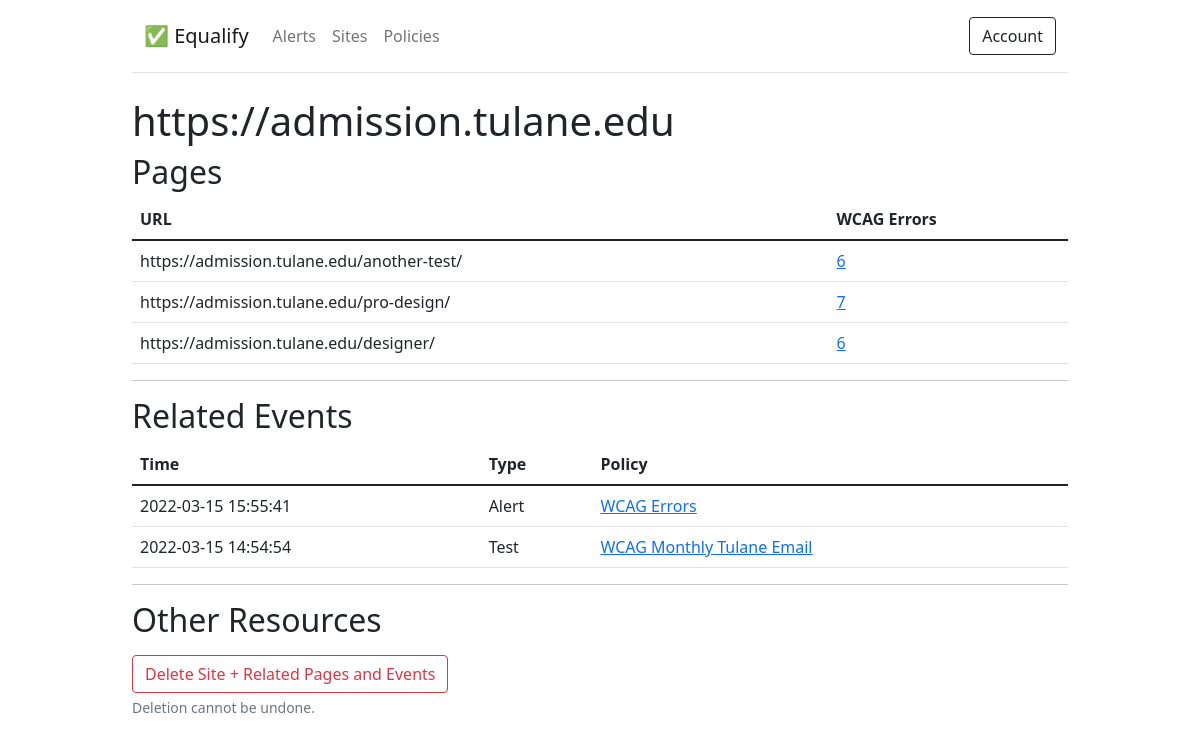
/?view=site_details&id=160, run on the app's committed database.
### tables this page shows
CREATE TABLE `sites` (
  `id` bigint(20) unsigned NOT NULL AUTO_INCREMENT,
  `url` text NOT NULL,
  PRIMARY KEY (`id`)
);

CREATE TABLE `pages` (
  `id` bigint(20) unsigned NOT NULL AUTO_INCREMENT,
  `wcag_errors` int(20) unsigned DEFAULT NULL,
  `site_id` bigint(20) unsigned NOT NULL,
  `url` text NOT NULL,
  PRIMARY KEY (`id`)
);

CREATE TABLE `events` (
  `id` int(11) unsigned NOT NULL AUTO_INCREMENT,
  `time` timestamp NOT NULL DEFAULT CURRENT_TIMESTAMP ON UPDATE CURRENT_TIMESTAMP,
  `type` varchar(32) DEFAULT NULL,
  `site_id` bigint(20) DEFAULT NULL,
  `policy_id` bigint(20) DEFAULT NULL,
  PRIMARY KEY (`id`)
);

CREATE TABLE `policies` (
  `id` bigint(20) unsigned NOT NULL AUTO_INCREMENT,
  `name` text NOT NULL,
  `action` varchar(255) DEFAULT NULL,
  `event` varchar(255) DEFAULT NULL,
  `tested` datetime DEFAULT NULL,
  `frequency` varchar(255) DEFAULT NULL,
  PRIMARY KEY (`id`)
);

### models/db.php (called while the page is built, shortened)
<?php
function get_all_pages(mysqli $db, $site_id){
    $sql = 'SELECT * FROM `pages` WHERE `site_id` = '.$site_id;
    $results = $db->query($sql);
    $data = [];
    if($results->num_rows > 0){
        while($row = $results->fetch_object()){
            $data[] = $row;
        }
    }
    return $data;
}
function get_events_by_site(mysqli $db, $policy_id){
    $sql = 'SELECT * FROM `events` WHERE `site_id` = '.$policy_id;
    $results = $db->query($sql);
    $data = [];
    if($results->num_rows > 0){
        while($row = $results->fetch_object()){
            $data[] = $row;
        }
    }
    return $data;
}
function get_site_url(mysqli $db, $id){
    $sql = 'SELECT `url` FROM sites WHERE id = "'.$id.'"';
    $data = $db->query($sql)->fetch_object()->url;
    return $data;
}
function get_policy_name(mysqli $db, $id){
    $sql = 'SELECT `name` FROM policies WHERE id = "'.$id.'"';
    $data = $db->query($sql)->fetch_object()->name;
    return $data;
}

### views/site_details.php (the view, shortened to what this page needs)
<?php
$id = filter_input(INPUT_GET, 'id', FILTER_VALIDATE_INT);
if($id == false || empty(get_site_url($db, $id)) == 1):
    throw new Exception('Site ID format is invalid or site does not exist.');
else:
?>
<h1><?php echo get_site_url($db, $id);?></h1>
<h2>Pages</h2>
<table class="table">
    <thead>
        <tr>
            <th scope="col">URL</th>
            <th scope="col">WCAG Errors</th>
        </tr>
    </thead>
    <tbody>
    <?php
    $records = get_all_pages($db, $id);
    if(count($records) > 0 ):
        foreach($records as $record):
    ?>
        <tr>
            <td><?php echo $record->url; ?></td>
            <td>
                <?php
                    if(get_accessibility_testing_service($db, USER_ID) == 'WAVE')
                    $wcag_inspector_url = 'https://wave.webaim.org/report#/'.$record->url
                ?>
                <a href="<?php echo $wcag_inspector_url;?>" target="_blank"><?php echo $record->wcag_errors; ?></a>
            </td>
        </tr>
    <?php
        endforeach;
    else:
    ?>
        <tr>
            <td colspan="2">Site has no pages.</td>
        </tr>
    <?php
    endif;
    ?>
    </tbody>
</table>
<?php
if(!empty($id)):
?>
<hr id="events">
<h2>Related Events</h2>
<table class="table">
    <thead>
        <tr>
            <th scope="col">Time</th>
            <th scope="col">Type</th>
            <th scope="col">Policy</th>
        </tr>
    </thead>
    <?php
    $records = get_events_by_site($db, $id);
    if(count($records) > 0 ):
        foreach($records as $record):
    ?>
    <tr>
        <td><?php echo $record->time;?></td>
        <td><?php echo ucfirst($record->type);?></td>
        <td>
        <a href="?view=policy_details&id=<?php echo $record->policy_id;?>">
          <?php echo get_policy_name($db, $record->policy_id);?>
        </a>
      </td>
    </tr>
    <?php
        endforeach;
    else:
    ?>
    <tr>
        <td colspan="3">No events found.</td>
    </tr>
    <?php
    endif;
    ?>
</table>
<?php
endif;
?>
<hr>
<h2 class="mb-3">Other Resources</h2>
<a href="actions/delete_site_data.php?id=<?php echo $id;?>" class="btn btn-outline-danger">Delete Site + Related Pages and Events</a>
<div class="form-text">Deletion cannot be undone.</div>
<?php
endif;
?>

### data on the page
sites: url "https://admission.tulane.edu"
pages: url "https://admission.tulane.edu/another-test/", wcag_errors "6"
pages: url "https://admission.tulane.edu/pro-design/", wcag_errors "7"
pages: url "https://admission.tulane.edu/designer/", wcag_errors "6"
events: time "2022-03-15 15:55:41", type "Alert", policy.name "WCAG Errors"
events: time "2022-03-15 14:54:54", type "Test", policy.name "WCAG Monthly Tulane Email"
